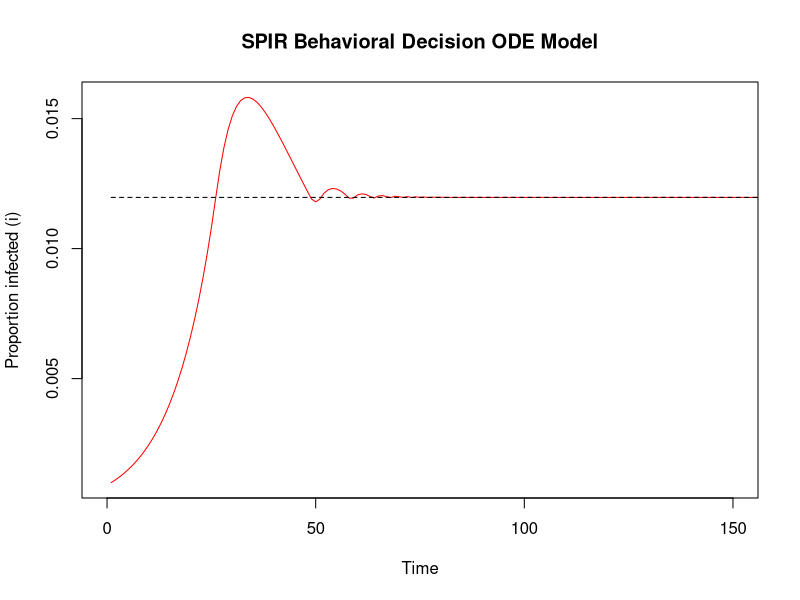

This chart was generated by the following R code: (Note: this script raises an error after producing the figure.)
library(data.table)
library(deSolve)
library(foreach)
library(ggplot2)
library(doParallel)
registerDoParallel(cores=2)

##
## Calculates i switching point
##
calc_iswitch <- function(h, bs, rho, gamma, payoffs){
  iswitch <- NULL
  iState <- NULL
  pI <- 0
  pUs <- NULL
  pUp <- NULL
  n <- 0
  g <- gamma
  for(i in seq(0.00001,1.0,0.00001)){
    p <- i * bs
    Tss <- (1 - ((1 - p)^h)) / p
    if (p != g){
      Tis <- (1 / g) - (((p * ((1 - g)^h)) / (g * (p - g))) * (1 - (((1 - p) / (1 - g))^h))) - (((1 - p)^h) / g)
    } else {
      Tis <- (1 / g) - ((p * h * ((1 - g)^(h-1))) / g) - (((1 - p)^h) / g)
    }
    Trs <- h - Tss - Tis
    Us <- (payoffs[1] * Tss) + (payoffs[3] * Tis) + (payoffs[4] * Trs)

    p <- i * bs * rho
    Tpp <- (1 - ((1 - p)^h)) / p
    if (p != g){
      Tip <- (1 / g) - (((p * ((1 - g)^h)) / (g * (p - g))) * (1 - (((1 - p) / (1 - g))^h))) - (((1 - p)^h) / g)
    } else {
      Tip <- (1 / g) - ((p * h * ((1 - g)^(h-1))) / g) - (((1 - p)^h) / g)
    }
    Trp <- h - Tpp - Tip
    Up <- (payoffs[2] * Tpp) + (payoffs[3] * Tip) + (payoffs[4] * Trp)
    
    if (is.null(pUs)){
      pUs <- Us
    }
    
    if (is.null(pUp)){
      pUp <- Up
    }
    
    if (is.null(iState)){
      if (Us > Up){
        # Susceptible
        iState <- 0
      } else {
        # Prophylactic
        iState <- 1
      }
    }
    
    if (((Us >= Up) && (pUs < pUp)) || ((Up >= Us) && (pUp < pUs))) {
      iswitch <- rbind(iswitch, cbind(h, pI, i, iState, n))
      
      if ((Us >= Up) && (pUs < pUp)){
        # Susceptible
        iState <- 0
      } else if ((Up >= Us) && (pUp < pUs)){
        # Prophylactic
        iState <- 1
      }
      
      pI <- i
      pUs <- Us
      pUp <- Up
      n <- n + 1
    }
  }
  
  iswitch <- rbind(iswitch, cbind(h, pI, 1, iState, n))
  
  return(iswitch)
}

##
## SPIR ODE model
##
SPIRmodel <- function(Time, State, Pars){
  with(as.list(c(State, Pars)),{
    
    i <- I / (S+P+I+R)
    for (index in 1:nrow(iswitch)){
      if ((i >= iswitch[index,2]) && (i <= iswitch[index,3])){
        Switch <- iswitch[index,4]
        break
      }
    }

    dS <- -Bs * i * S - Switch * delta * S + (1 - Switch) * delta * P
    dP <- -Bs * rho * i * P + Switch * delta * S - (1 - Switch) * delta * P
    dI <- Bs * i * S + Bs * rho * i * P - G * I
    dR <- G * I
    
    return(list(c(dS,dP,dI,dR)))
  })
}

##
## Input parameters
##

## Seasonal Flu
pars <- list(
  R0 <- 1.25,
  duration <- 4,
  G <- 1 / duration,
  Bs <- R0 / duration,
  bs <- 1 - exp(-Bs),
  rho <- 1,
  gamma <- 1 - exp(-G),
  delta <- 0.2,
  h <- 20,
  payoffs <- c(1.00, 0.95, 0.60, 1.00),
  iswitch <- calc_iswitch(h, bs, rho, gamma, payoffs)
)

## Test
pars <- list(
  R0 <- 3,
  duration <- 20,
  G <- 1 / duration,
  Bs <- R0 / duration,
  bs <- 1 - exp(-Bs),
  rho <- 0.16,
  gamma <- 1 - exp(-G),
  delta <- 0.2,
  h <- 20,
  payoffs <- c(1.00, 0.99, 0, 1.00),
  iswitch <- calc_iswitch(h, bs, rho, gamma, payoffs)
)

yinit <- c(S = 100000 - 100, P = 0, I = 100, R = 0)
times <- seq(1, 300, 1)

##
## Solve the ODE
##
out <- as.data.frame(lsoda(yinit, times, SPIRmodel, pars, rtol=1e-3, atol=1e-3))

##
## Plot the proportion of infected over time.
## The dashed line represents the i switching point(s)
##
plot(I / (S+P+I+R) ~ time, out, type="l", col="red",
     #ylim=c(0,0.025),
     xlim=c(0,150),
     main=c("SPIR Behavioral Decision ODE Model"),
     xlab=c("Time"), ylab=c("Proportion infected (i)"))
lines(rep(0,150), type="l")

for (index in 1:nrow(iswitch)){
  lines(rep(iswitch[index,3],length(times)) ~ times, type="l", lty="dashed")
}

##
## Analyzing the generic iSwitch in relation to the time horizon
##
H <- seq(3, 2000, 1)

iSwitch <- foreach(h=H, .combine=rbind) %dopar%
  calc_iswitch(h, bs, bp, g, payoffs)

data <- data.table(iSwitch)
data <- data[which(h <= 200)]

ggplot(data, aes(x=h, y=i, group=n, color=factor(n))) +
  xlab("Time Horizon") +
  ylab("Proportion Infected (i)") +
  geom_line() +
  geom_ribbon(data=subset(data,n==0 | n==2),
              aes(x=h, ymax=i, ymin=pI), fill="black") +
  geom_ribbon(data=subset(data,n==1),
              aes(x=h, ymax=i, ymin=pI), fill="blue") +
  scale_color_manual(values=c("black","blue", "black")) +
  theme(axis.title.x = element_text(colour = 'black', size = 18, face = 'bold'),
        axis.title.y = element_text(colour = 'black', size = 18, face = 'bold'),
        axis.text.x = element_text(colour = 'black', size = 12, face = 'bold'),
        axis.text.y = element_text(colour = 'black', size = 12, face = 'bold'),
        axis.line = element_line(colour = 'black', size = 1.5, linetype = 'solid'),
        panel.background = element_rect(fill = "transparent",colour = NA),
        panel.grid.minor = element_blank(),
        panel.grid.major = element_blank(),
        legend.position = "none")
